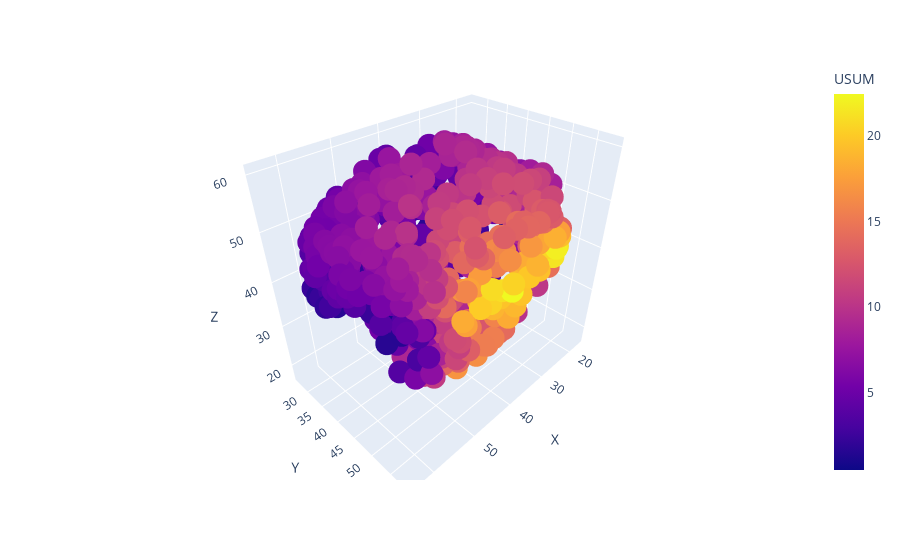

The code cell stored with this chart in its notebook:
### Code cell
px.scatter_3d(aux_plot,x="X",y="Y",z="Z",color="USUM")

### Figure 1 — Plotly figure (JSON) as saved in the notebook; plotly's stock layout.template omitted (floating-point values rounded to 4 significant figures; data arrays with more than 128 entries replaced by an {"elided": "..."} marker saying what was removed)
{"data": [{"hovertemplate": "X=%{x}<br>Y=%{y}<br>Z=%{z}<br>USUM=%{marker.color}<extra></extra>", "legendgroup": "", "marker": {"color": {"elided": "699 float values"}, "coloraxis": "coloraxis", "symbol": "circle"}, "mode": "markers", "name": "", "scene": "scene", "showlegend": false, "type": "scatter3d", "x": {"elided": "699 float values"}, "y": {"elided": "699 float values"}, "z": {"elided": "699 float values"}}], "layout": {"coloraxis": {"colorbar": {"title": {"text": "USUM"}}, "colorscale": [[0, "#0d0887"], [0.1111, "#46039f"], [0.2222, "#7201a8"], [0.3333, "#9c179e"], [0.4444, "#bd3786"], [0.5556, "#d8576b"], [0.6667, "#ed7953"], [0.7778, "#fb9f3a"], [0.8889, "#fdca26"], [1, "#f0f921"]]}, "legend": {"tracegroupgap": 0}, "margin": {"t": 60}, "scene": {"domain": {"x": [0, 1], "y": [0, 1]}, "xaxis": {"title": {"text": "X"}}, "yaxis": {"title": {"text": "Y"}}, "zaxis": {"title": {"text": "Z"}}}}}
